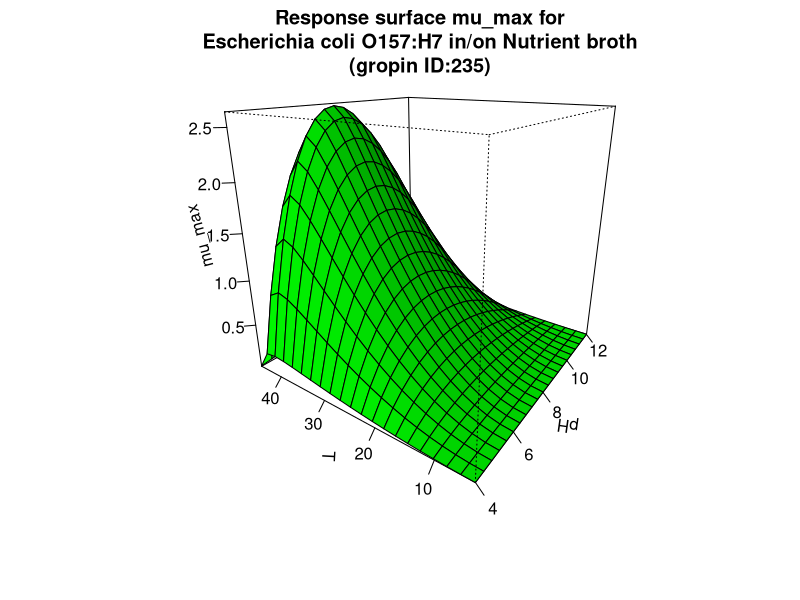

This chart was generated by the following R code:
#############################
# start of Parameter script
#############################
pH <- seq(3.996003996004,12.012,length.out=21)
T <- seq(3.996003996004,45.045,length.out=21)
#############################
# end of Parameter script
#############################
############################# 
# start of Model script Gropin ID 235 
#############################
 
# constant coefficients for this model
pHmin <- 3.88
pHopt <- 7.2
pHmax <- 12.17
Tmin <- 3.06
Topt <- 41.1
Tmax <- 45.06
mopt <- 2.635
 
variables <- data.frame(pH,T)
argumentsPar <- expand.grid(variables)
 
# heart of the model
response_surface <- function(pH,T) {
   mumax <-2.635*(((pH-pHmin)*(pH-pHmax)/(((pH-pHmin)*(pH-pHmax))-(pH-pHopt)^2)))*((T-Tmax)*(T-Tmin)^2)/((Topt-Tmin)*((Topt-Tmin)*(T-Topt)-(Topt-Tmax)*(Topt+Tmin-2*T)))

return(mumax=mumax)
} 

# output parameters
mumax <- cbind(argumentsPar,response_surface(argumentsPar['pH'],argumentsPar['T']))
colnames(mumax) <- c(colnames(argumentsPar),'mumax')
#############################
# End of Model script
#############################
############################# 
# start of Visualisation script Gropin ID 235 
#############################
persp(pH,T,matrix(unlist(mumax$mumax),nrow=21),col = 'green',xlab='pH',ylab='T',zlab='mu_max',main='Response surface mu_max for
Escherichia coli O157:H7 in/on Nutrient broth
(gropin ID:235)',theta=305,phi=20,shade=0.25,ticktype = 'detailed')
#############################
# End of Visualisation script
#############################
